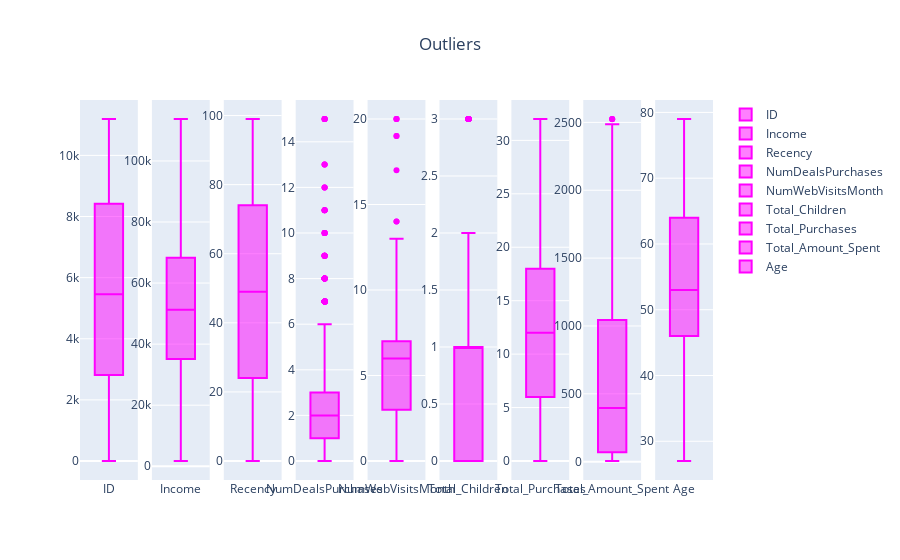

The notebook cell this image was saved under:
### Code cell
#check the new dataset
outliers_boxplots(data, numeric_columns)

### Figure 1 — Plotly figure (JSON) as saved in the notebook; plotly's stock layout.template omitted (floating-point values rounded to 4 significant figures; data arrays with more than 128 entries replaced by an {"elided": "..."} marker saying what was removed)
{"data": [{"marker": {"color": "magenta"}, "name": "ID", "type": "box", "xaxis": "x", "y": {"elided": "2197 int values"}, "yaxis": "y"}, {"marker": {"color": "magenta"}, "name": "Income", "type": "box", "xaxis": "x2", "y": {"elided": "2197 int values"}, "yaxis": "y2"}, {"marker": {"color": "magenta"}, "name": "Recency", "type": "box", "xaxis": "x3", "y": {"elided": "2197 int values"}, "yaxis": "y3"}, {"marker": {"color": "magenta"}, "name": "NumDealsPurchases", "type": "box", "xaxis": "x4", "y": {"elided": "2197 int values"}, "yaxis": "y4"}, {"marker": {"color": "magenta"}, "name": "NumWebVisitsMonth", "type": "box", "xaxis": "x5", "y": {"elided": "2197 int values"}, "yaxis": "y5"}, {"marker": {"color": "magenta"}, "name": "Total_Children", "type": "box", "xaxis": "x6", "y": {"elided": "2197 int values"}, "yaxis": "y6"}, {"marker": {"color": "magenta"}, "name": "Total_Purchases", "type": "box", "xaxis": "x7", "y": {"elided": "2197 int values"}, "yaxis": "y7"}, {"marker": {"color": "magenta"}, "name": "Total_Amount_Spent", "type": "box", "xaxis": "x8", "y": {"elided": "2197 int values"}, "yaxis": "y8"}, {"marker": {"color": "magenta"}, "name": "Age", "type": "box", "xaxis": "x9", "y": {"elided": "2197 int values"}, "yaxis": "y9"}], "layout": {"title": {"text": "Outliers", "x": 0.5}, "xaxis": {"anchor": "y", "domain": [0, 0.09136]}, "xaxis2": {"anchor": "y2", "domain": [0.1136, 0.2049]}, "xaxis3": {"anchor": "y3", "domain": [0.2272, 0.3185]}, "xaxis4": {"anchor": "y4", "domain": [0.3407, 0.4321]}, "xaxis5": {"anchor": "y5", "domain": [0.4543, 0.5457]}, "xaxis6": {"anchor": "y6", "domain": [0.5679, 0.6593]}, "xaxis7": {"anchor": "y7", "domain": [0.6815, 0.7728]}, "xaxis8": {"anchor": "y8", "domain": [0.7951, 0.8864]}, "xaxis9": {"anchor": "y9", "domain": [0.9086, 1]}, "yaxis": {"anchor": "x", "domain": [0, 1]}, "yaxis2": {"anchor": "x2", "domain": [0, 1]}, "yaxis3": {"anchor": "x3", "domain": [0, 1]}, "yaxis4": {"anchor": "x4", "domain": [0, 1]}, "yaxis5": {"anchor": "x5", "domain": [0, 1]}, "yaxis6": {"anchor": "x6", "domain": [0, 1]}, "yaxis7": {"anchor": "x7", "domain": [0, 1]}, "yaxis8": {"anchor": "x8", "domain": [0, 1]}, "yaxis9": {"anchor": "x9", "domain": [0, 1]}}}
